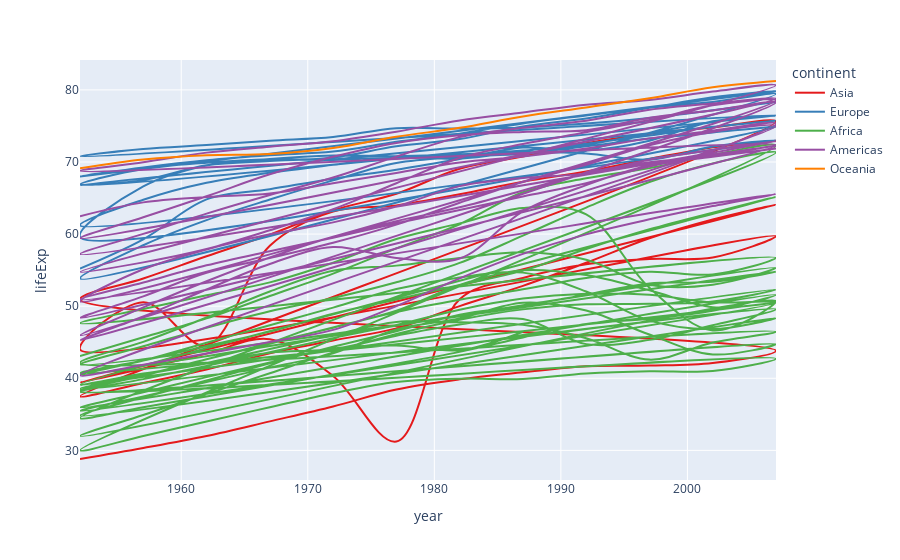

Notebook code for this chart:
### Code cell
df = px.data.gapminder()
display(df)
fig = px.line(df.head(500), x='year', y='lifeExp', color='continent', line_shape='spline',
              color_discrete_sequence=px.colors.qualitative.Set1)
fig.show()

### Figure 1 — Plotly figure (JSON) as saved in the notebook; plotly's stock layout.template omitted (floating-point values rounded to 4 significant figures; data arrays with more than 128 entries replaced by an {"elided": "..."} marker saying what was removed)
{"data": [{"hovertemplate": "continent=Asia<br>year=%{x}<br>lifeExp=%{y}<extra></extra>", "legendgroup": "Asia", "line": {"color": "rgb(228,26,28)", "dash": "solid", "shape": "spline"}, "marker": {"symbol": "circle"}, "mode": "lines", "name": "Asia", "orientation": "v", "showlegend": true, "type": "scatter", "x": [1952, 1957, 1962, 1967, 1972, 1977, 1982, 1987, 1992, 1997, 2002, 2007, 1952, 1957, 1962, 1967, 1972, 1977, 1982, 1987, 1992, 1997, 2002, 2007, 1952, 1957, 1962, 1967, 1972, 1977, 1982, 1987, 1992, 1997, 2002, 2007, 1952, 1957, 1962, 1967, 1972, 1977, 1982, 1987, 1992, 1997, 2002, 2007, 1952, 1957, 1962, 1967, 1972, 1977, 1982, 1987, 1992, 1997, 2002, 2007], "xaxis": "x", "y": [28.8, 30.33, 32.0, 34.02, 36.09, 38.44, 39.85, 40.82, 41.67, 41.76, 42.13, 43.83, 50.94, 53.83, 56.92, 59.92, 63.3, 65.59, 69.05, 70.75, 72.6, 73.92, 74.8, 75.64, 37.48, 39.35, 41.22, 43.45, 45.25, 46.92, 50.01, 52.82, 56.02, 59.41, 62.01, 64.06, 39.42, 41.37, 43.41, 45.41, 40.32, 31.22, 50.96, 53.91, 55.8, 56.53, 56.75, 59.72, 44, 50.55, 44.5, 58.38, 63.12, 63.97, 65.53, 67.27, 68.69, 70.43, 72.03, 72.96], "yaxis": "y"}, {"hovertemplate": "continent=Europe<br>year=%{x}<br>lifeExp=%{y}<extra></extra>", "legendgroup": "Europe", "line": {"color": "rgb(55,126,184)", "dash": "solid", "shape": "spline"}, "marker": {"symbol": "circle"}, "mode": "lines", "name": "Europe", "orientation": "v", "showlegend": true, "type": "scatter", "x": [1952, 1957, 1962, 1967, 1972, 1977, 1982, 1987, 1992, 1997, 2002, 2007, 1952, 1957, 1962, 1967, 1972, 1977, 1982, 1987, 1992, 1997, 2002, 2007, 1952, 1957, 1962, 1967, 1972, 1977, 1982, 1987, 1992, 1997, 2002, 2007, 1952, 1957, 1962, 1967, 1972, 1977, 1982, 1987, 1992, 1997, 2002, 2007, 1952, 1957, 1962, 1967, 1972, 1977, 1982, 1987, 1992, 1997, 2002, 2007, 1952, 1957, 1962, 1967, 1972, 1977, 1982, 1987, 1992, 1997, 2002, 2007, 1952, 1957, 1962, 1967, 1972, 1977, 1982, 1987, 1992, 1997, 2002, 2007, 1952, 1957, 1962, 1967, 1972, 1977, 1982, 1987, 1992, 1997, 2002, 2007], "xaxis": "x", "y": [55.23, 59.28, 64.82, 66.22, 67.69, 68.93, 70.42, 72, 71.58, 72.95, 75.65, 76.42, 66.8, 67.48, 69.54, 70.14, 70.63, 72.17, 73.18, 74.94, 76.04, 77.51, 78.98, 79.83, 68, 69.24, 70.25, 70.94, 71.44, 72.8, 73.93, 75.35, 76.46, 77.53, 78.32, 79.44, 53.82, 58.45, 61.93, 64.79, 67.45, 69.86, 70.69, 71.14, 72.18, 73.24, 74.09, 74.85, 59.6, 66.61, 69.51, 70.42, 70.9, 70.81, 71.08, 71.34, 71.19, 70.32, 72.14, 73.0, 61.21, 64.77, 67.13, 68.5, 69.61, 70.64, 70.46, 71.52, 72.53, 73.68, 74.88, 75.75, 66.87, 69.03, 69.9, 70.38, 70.29, 70.71, 70.96, 71.58, 72.4, 74.01, 75.51, 76.49, 70.78, 71.81, 72.35, 72.96, 73.47, 74.69, 74.63, 74.8, 75.33, 76.11, 77.18, 78.33], "yaxis": "y"}, {"hovertemplate": "continent=Africa<br>year=%{x}<br>lifeExp=%{y}<extra></extra>", "legendgroup": "Africa", "line": {"color": "rgb(77,175,74)", "dash": "solid", "shape": "spline"}, "marker": {"symbol": "circle"}, "mode": "lines", "name": "Africa", "orientation": "v", "showlegend": true, "type": "scatter", "x": {"elided": "200 int values"}, "xaxis": "x", "y": {"elided": "200 float values"}, "yaxis": "y"}, {"hovertemplate": "continent=Americas<br>year=%{x}<br>lifeExp=%{y}<extra></extra>", "legendgroup": "Americas", "line": {"color": "rgb(152,78,163)", "dash": "solid", "shape": "spline"}, "marker": {"symbol": "circle"}, "mode": "lines", "name": "Americas", "orientation": "v", "showlegend": true, "type": "scatter", "x": {"elided": "132 int values"}, "xaxis": "x", "y": {"elided": "132 float values"}, "yaxis": "y"}, {"hovertemplate": "continent=Oceania<br>year=%{x}<br>lifeExp=%{y}<extra></extra>", "legendgroup": "Oceania", "line": {"color": "rgb(255,127,0)", "dash": "solid", "shape": "spline"}, "marker": {"symbol": "circle"}, "mode": "lines", "name": "Oceania", "orientation": "v", "showlegend": true, "type": "scatter", "x": [1952, 1957, 1962, 1967, 1972, 1977, 1982, 1987, 1992, 1997, 2002, 2007], "xaxis": "x", "y": [69.12, 70.33, 70.93, 71.1, 71.93, 73.49, 74.74, 76.32, 77.56, 78.83, 80.37, 81.23], "yaxis": "y"}], "layout": {"legend": {"title": {"text": "continent"}, "tracegroupgap": 0}, "margin": {"t": 60}, "xaxis": {"anchor": "y", "domain": [0, 1], "title": {"text": "year"}}, "yaxis": {"anchor": "x", "domain": [0, 1], "title": {"text": "lifeExp"}}}}
